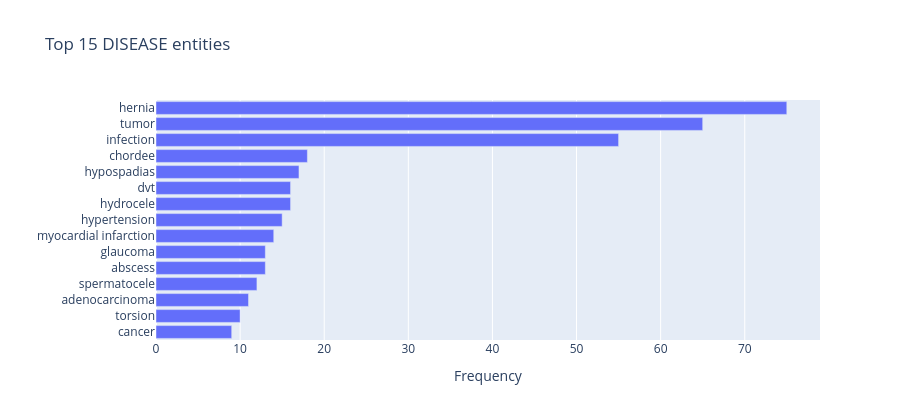

Notebook cell for this chart:
### Markdown cell above
## 3. Entity Frequency Chart

### Code cell
from collections import Counter

all_ents  = [e for ents in note_entities.values() for e in ents]
by_label  = {}
for label in ['DISEASE', 'MEDICATION', 'PROCEDURE', 'SYMPTOM']:
    texts     = [e.text.lower() for e in all_ents if e.label == label]
    top15     = Counter(texts).most_common(15)
    by_label[label] = top15

label = 'DISEASE'
top   = by_label[label]
fig = px.bar(
    x=[c for _, c in top],
    y=[t for t, _ in top],
    orientation='h',
    title=f'Top 15 {label} entities',
    labels={'x': 'Frequency', 'y': ''},
    height=420,
)
fig.update_layout(yaxis={'autorange': 'reversed'})
fig.show()

### Figure 1 — Plotly figure (JSON) as saved in the notebook; plotly's stock layout.template omitted (floating-point values rounded to 4 significant figures)
{"data": [{"hovertemplate": "Frequency=%{x}<br>=%{y}<extra></extra>", "legendgroup": "", "marker": {"color": "#636efa", "pattern": {"shape": ""}}, "name": "", "orientation": "h", "showlegend": false, "textposition": "auto", "type": "bar", "x": [75, 65, 55, 18, 17, 16, 16, 15, 14, 13, 13, 12, 11, 10, 9], "xaxis": "x", "y": ["hernia", "tumor", "infection", "chordee", "hypospadias", "dvt", "hydrocele", "hypertension", "myocardial infarction", "glaucoma", "abscess", "spermatocele", "adenocarcinoma", "torsion", "cancer"], "yaxis": "y"}], "layout": {"barmode": "relative", "height": 420, "legend": {"tracegroupgap": 0}, "title": {"text": "Top 15 DISEASE entities"}, "xaxis": {"anchor": "y", "domain": [0, 1], "title": {"text": "Frequency"}}, "yaxis": {"anchor": "x", "autorange": "reversed", "domain": [0, 1], "title": {"text": ""}}}}
